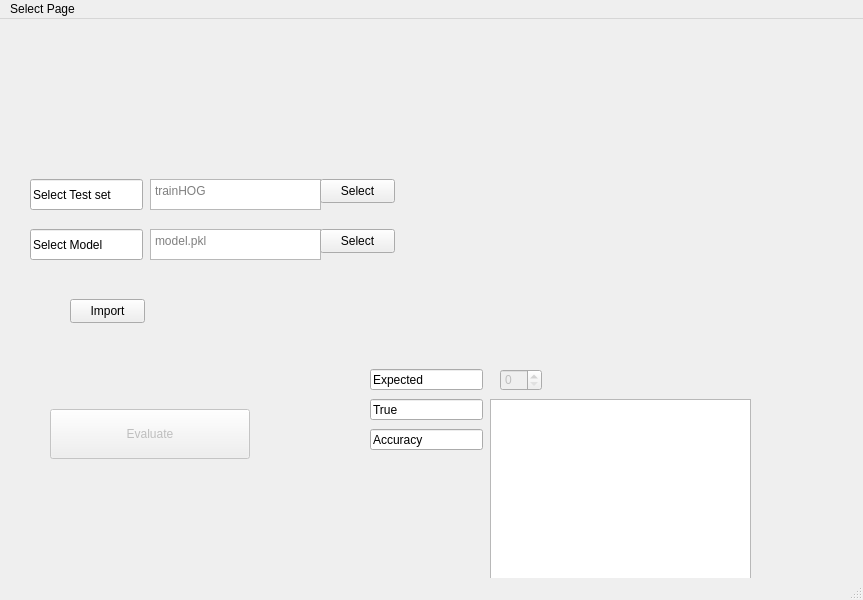
<?xml version="1.0" encoding="UTF-8"?>
<ui version="4.0">
 <class>Model_Evaluate_2</class>
 <widget class="QMainWindow" name="Model_Evaluate_2">
  <property name="geometry">
   <rect>
    <x>0</x>
    <y>0</y>
    <width>863</width>
    <height>600</height>
   </rect>
  </property>
  <property name="windowTitle">
   <string>Evaluate Window</string>
  </property>
  <property name="iconSize">
   <size>
    <width>16</width>
    <height>16</height>
   </size>
  </property>
  <widget class="QWidget" name="centralwidget">
   <widget class="QLabel" name="Image">
    <property name="geometry">
     <rect>
      <x>430</x>
      <y>30</y>
      <width>271</width>
      <height>301</height>
     </rect>
    </property>
    <property name="text">
     <string/>
    </property>
    <property name="pixmap">
     <pixmap/>
    </property>
   </widget>
   <widget class="QTextEdit" name="Select_Test_Set">
    <property name="geometry">
     <rect>
      <x>150</x>
      <y>160</y>
      <width>171</width>
      <height>31</height>
     </rect>
    </property>
    <property name="placeholderText">
     <string>trainHOG</string>
    </property>
   </widget>
   <widget class="QLineEdit" name="Select_Test_set_sign">
    <property name="geometry">
     <rect>
      <x>30</x>
      <y>160</y>
      <width>113</width>
      <height>31</height>
     </rect>
    </property>
    <property name="text">
     <string>Select Test set</string>
    </property>
    <property name="readOnly">
     <bool>true</bool>
    </property>
   </widget>
   <widget class="QTextEdit" name="Select_Model">
    <property name="geometry">
     <rect>
      <x>150</x>
      <y>210</y>
      <width>171</width>
      <height>31</height>
     </rect>
    </property>
    <property name="placeholderText">
     <string>model.pkl</string>
    </property>
   </widget>
   <widget class="QLineEdit" name="Select_Model_sign">
    <property name="geometry">
     <rect>
      <x>30</x>
      <y>210</y>
      <width>113</width>
      <height>31</height>
     </rect>
    </property>
    <property name="text">
     <string>Select Model</string>
    </property>
    <property name="readOnly">
     <bool>true</bool>
    </property>
   </widget>
   <widget class="QPushButton" name="Model_Import">
    <property name="geometry">
     <rect>
      <x>70</x>
      <y>280</y>
      <width>75</width>
      <height>24</height>
     </rect>
    </property>
    <property name="text">
     <string>Import</string>
    </property>
   </widget>
   <widget class="QPushButton" name="Model_Evaluate">
    <property name="enabled">
     <bool>false</bool>
    </property>
    <property name="geometry">
     <rect>
      <x>50</x>
      <y>390</y>
      <width>200</width>
      <height>50</height>
     </rect>
    </property>
    <property name="text">
     <string>Evaluate</string>
    </property>
    <property name="iconSize">
     <size>
      <width>32</width>
      <height>32</height>
     </size>
    </property>
    <property name="flat">
     <bool>false</bool>
    </property>
   </widget>
   <widget class="QLineEdit" name="PRE_E">
    <property name="geometry">
     <rect>
      <x>370</x>
      <y>350</y>
      <width>113</width>
      <height>21</height>
     </rect>
    </property>
    <property name="text">
     <string>Expected</string>
    </property>
   </widget>
   <widget class="QLineEdit" name="PRE_T">
    <property name="geometry">
     <rect>
      <x>370</x>
      <y>380</y>
      <width>113</width>
      <height>21</height>
     </rect>
    </property>
    <property name="text">
     <string>True</string>
    </property>
   </widget>
   <widget class="QLineEdit" name="Acc">
    <property name="geometry">
     <rect>
      <x>370</x>
      <y>410</y>
      <width>113</width>
      <height>21</height>
     </rect>
    </property>
    <property name="text">
     <string>Accuracy</string>
    </property>
   </widget>
   <widget class="QSpinBox" name="Image_select">
    <property name="enabled">
     <bool>false</bool>
    </property>
    <property name="geometry">
     <rect>
      <x>500</x>
      <y>350</y>
      <width>42</width>
      <height>22</height>
     </rect>
    </property>
    <property name="maximum">
     <number>199</number>
    </property>
   </widget>
   <widget class="QTextEdit" name="Report">
    <property name="geometry">
     <rect>
      <x>490</x>
      <y>380</y>
      <width>261</width>
      <height>181</height>
     </rect>
    </property>
    <property name="readOnly">
     <bool>true</bool>
    </property>
   </widget>
   <widget class="QPushButton" name="Select_ModelButton">
    <property name="geometry">
     <rect>
      <x>320</x>
      <y>210</y>
      <width>75</width>
      <height>24</height>
     </rect>
    </property>
    <property name="text">
     <string>Select</string>
    </property>
   </widget>
   <widget class="QPushButton" name="Select_Test_SetButton">
    <property name="geometry">
     <rect>
      <x>320</x>
      <y>160</y>
      <width>75</width>
      <height>24</height>
     </rect>
    </property>
    <property name="text">
     <string>Select</string>
    </property>
   </widget>
  </widget>
  <widget class="QMenuBar" name="menubar">
   <property name="geometry">
    <rect>
     <x>0</x>
     <y>0</y>
     <width>863</width>
     <height>22</height>
    </rect>
   </property>
   <widget class="QMenu" name="Select">
    <property name="title">
     <string>Select Page</string>
    </property>
   </widget>
   <addaction name="Select"/>
  </widget>
  <widget class="QStatusBar" name="statusbar"/>
 </widget>
 <resources/>
 <connections/>
</ui>
